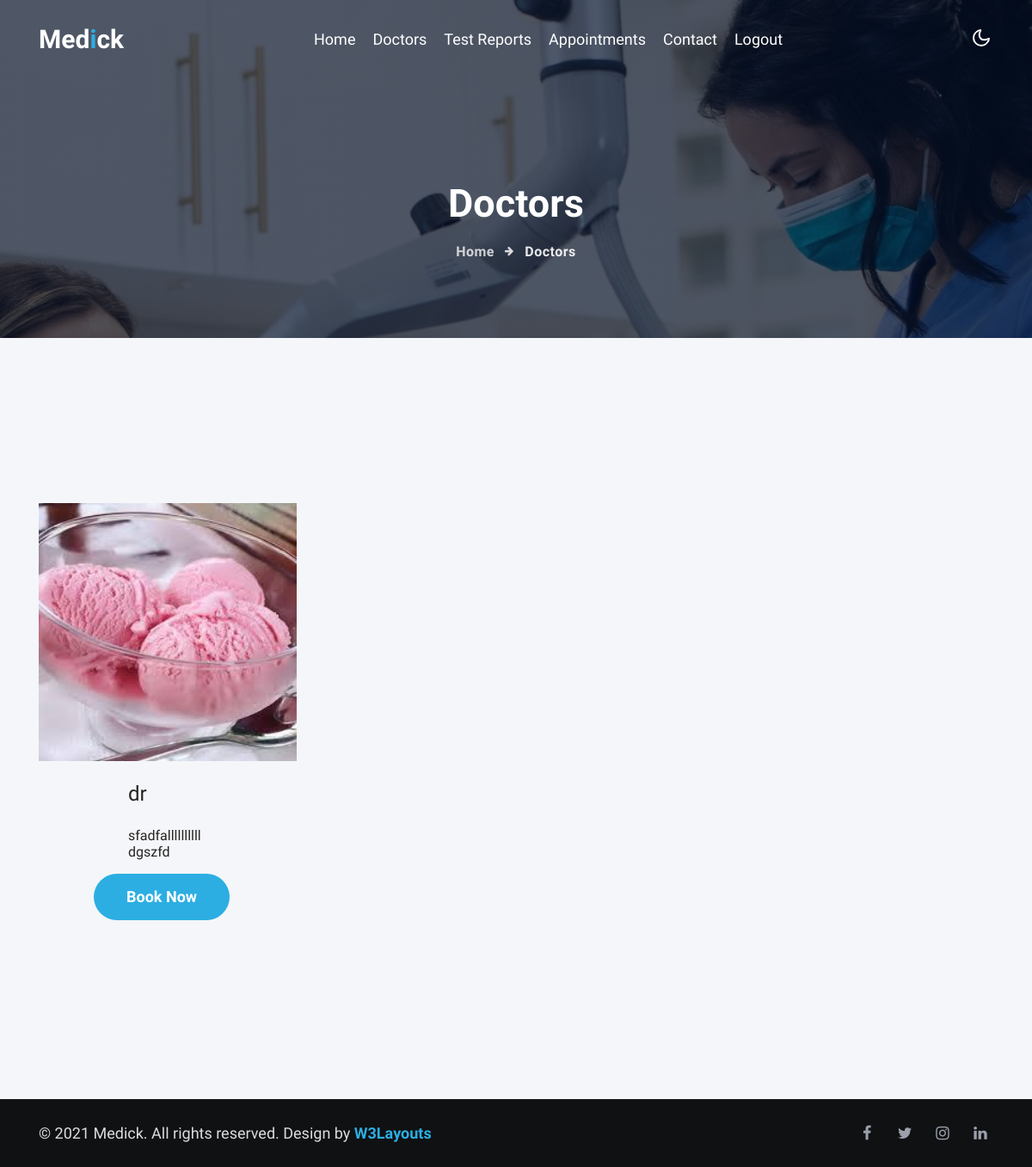
/viewDr_for_patient, run on an earlier commit of the app's database.
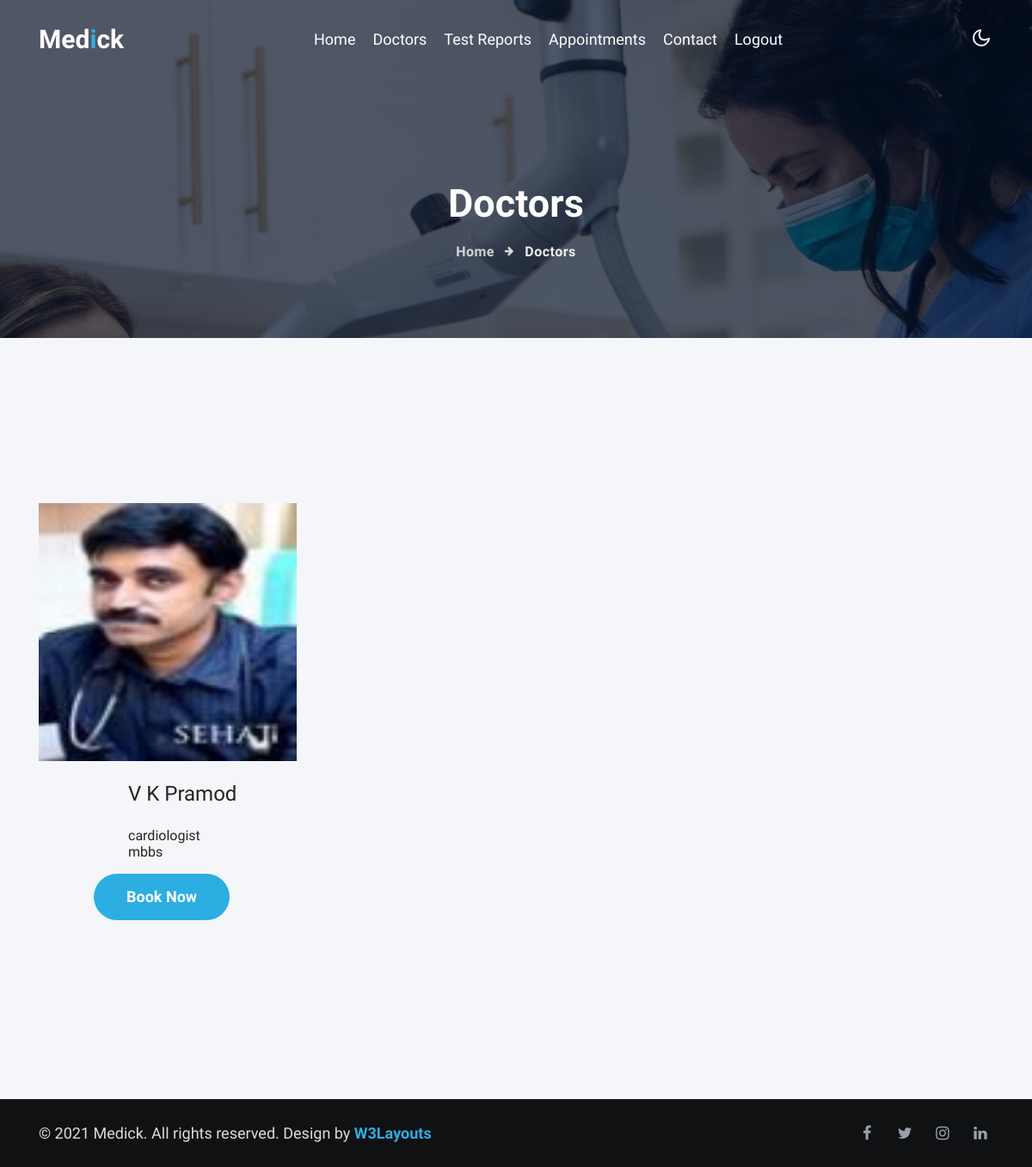
And on a later commit of the database.
### heart_prob/models.py (models this page shows, shortened)
class registration(db.Model, UserMixin):
    id=db.Column(db.Integer, primary_key=True)
    lid=db.Column(db.String(80))
    name = db.Column(db.String(80))
    address= db.Column(db.String (80))
    age= db.Column(db.String (80))
    gender= db.Column(db.String (80))
    email= db.Column(db.String(80))
    number= db.Column(db.String (10))
    password = db.Column(db.String(80))
    usertype = db.Column(db.String(80))
    Specialisation=db.Column(db.String(80))
    Qualification=db.Column(db.String(80))
    Image=db.Column(db.String(80))

### heart_prob/routes.py (the view)
@login_required
@app.route('/viewDr_for_patient',methods=["GET","POST"])
def viewDr_for_patient():
    obj = registration.query.filter_by(usertype="Dr").all()
    return render_template("viewDr_for_patient.html",obj=obj)

### heart_prob/templates/viewDr_for_patient.html (shortened to what this page needs)
{%extends 'patientlayout.html'%}
{%block content%}
<div class="breadcrumb-bg w3l-inner-page-breadcrumb py-5">
	<div class="container pt-lg-5 pt-md-3 p-lg-4 pb-md-3 my-lg-3">
	  <h2 class="title pt-5">Doctors</h2>
	  <ul class="breadcrumbs-custom-path mt-3 text-center">
		<li><a href="/patientpage/{{current_user.id}}">Home</a></li>
		<li class="active"><span class="fa fa-arrow-right mx-2" aria-hidden="true"></span> Doctors </li>
	  </ul>
	</div>
  </div>
<br><br>
    <section class="w3l-portfolio-8 py-5">
        <div class="portfolio-main py-md-5 py-4">
            <div class="container">
                <div class="row justify-content-center text-center">
                    <div class="col-md-8">
                    </div>
                </div>
                <div class="row galler-top">
                     {% for  i in obj %}
                    <div class="col-md-4 col-sm-6 protfolio-item hover14">
                        <a  data-lightbox="example-set" data-title="Branding Design">
                            <figure>
                                <img width=300 height=300 src="../static/pics/{{i.Image}}">
                                <div class="p-4" style="margin-left: 80px;" >
                                    <h4  >{{i.name}}</h4>
                                        <br>
                                    <h6><a class="mb-5 img-title">{{i.Specialisation}}</a></h3>
                                    <h6><a class="mb-5 img-title">{{i.Qualification}}</a></h3>
                                    <a href='/buk_doctor/{{i.id}}'><button style="margin-left:-40px;"class="btn btn-style btn-primary w-20 mt-3">Book Now</button></a>
                                </div>
                            </figure>
                        </a>
                    </div>
                    {%endfor%}
            </div>
        </div>
    </section>
{%endblock%}

What changed in the data, as far as the page shows it:
removed registration: Image (picture), name "dr", Specialisation "sfadfallllllllll", Qualification "dgszfd"
added registration: Image (picture), name "V K Pramod", Specialisation "cardiologist", Qualification "mbbs"
